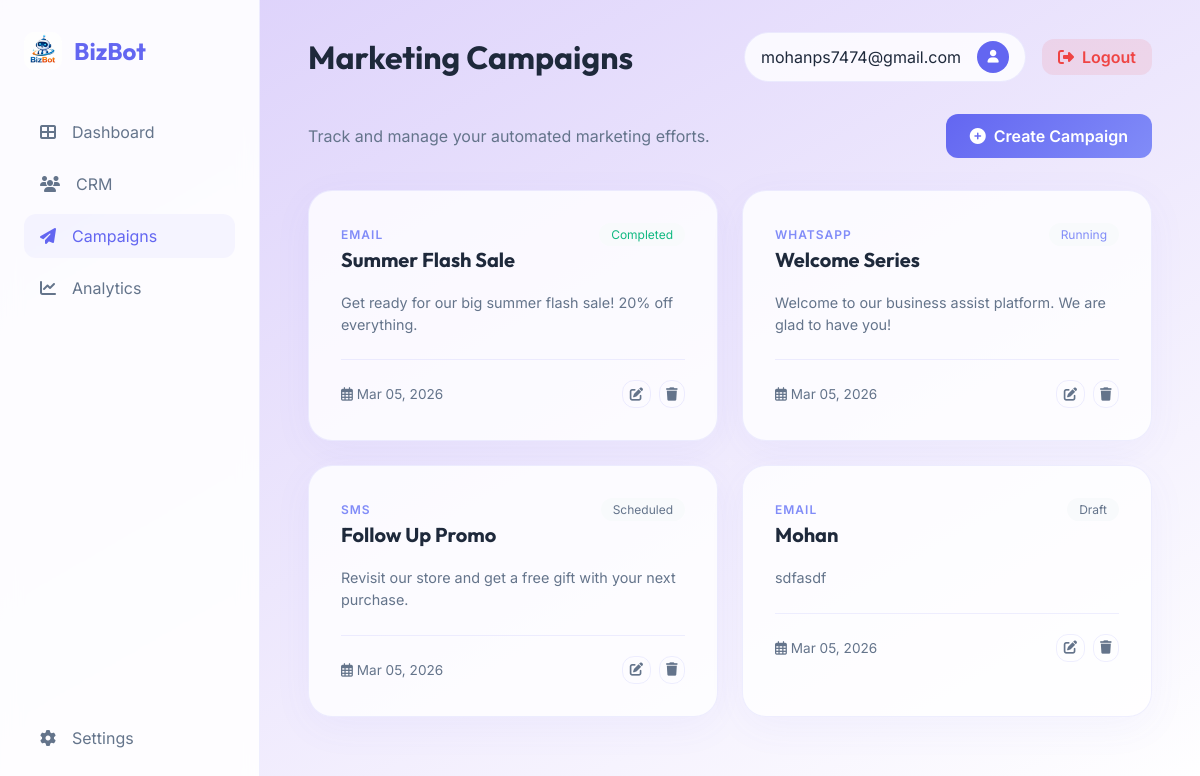
/campaigns/ (signed in), run on the app's committed database.
### campaigns/models.py (models this page shows, shortened)
class Campaign(models.Model):
    CHANNEL_CHOICES = [
        ('EMAIL', 'Email'),
        ('SMS', 'SMS'),
        ('WHATSAPP', 'WhatsApp'),
    ]
    STATUS_CHOICES = [
        ('DRAFT', 'Draft'),
        ('SCHEDULED', 'Scheduled'),
        ('RUNNING', 'Running'),
        ('COMPLETED', 'Completed'),
        ('FAILED', 'Failed'),
    ]
    name = models.CharField(max_length=200)
    channel = models.CharField(max_length=20, choices=CHANNEL_CHOICES)
    content = models.TextField(help_text="The message template or content")
    schedule_time = models.DateTimeField(null=True, blank=True)
    status = models.CharField(max_length=20, choices=STATUS_CHOICES, default='DRAFT')
    created_at = models.DateTimeField(auto_now_add=True)

### campaigns/views.py (the view)
# urls.py: path('', views.campaign_list, name='campaign_list'),
@login_required
def campaign_list(request):
    campaigns = Campaign.objects.all()
    return render(request, 'campaigns/campaign_list.html', {'campaigns': campaigns})

### templates/campaigns/campaign_list.html (shortened to what this page needs)
{% extends 'base.html' %}
{% block page_title %}Marketing Campaigns{% endblock %}
{% block content %}
<div class="fade-in">
    <div style="display: flex; justify-content: space-between; align-items: center; margin-bottom: 2rem;">
        <p style="color: var(--text-dim);">Track and manage your automated marketing efforts.</p>
        <a href="{% url 'campaign_create' %}" class="btn btn-primary">
            <i class="fas fa-plus-circle"></i> Create Campaign
        </a>
    </div>
    <div style="display: grid; grid-template-columns: repeat(auto-fit, minmax(320px, 1fr)); gap: 1.5rem;">
        {% for campaign in campaigns %}
        <div class="glass-card" style="position: relative; overflow: hidden;">
            <div
                style="display: flex; justify-content: space-between; align-items: flex-start; margin-bottom: 1.25rem;">
                <div>
                    <span
                        style="font-size: 0.75rem; color: var(--primary-light); font-weight: 600; text-transform: uppercase; letter-spacing: 1px;">
                        {{ campaign.get_channel_display }}
                    </span>
                    <h3 style="margin-top: 0.25rem; font-size: 1.25rem;">{{ campaign.name }}</h3>
                </div>
                <span
                    style="padding: 0.25rem 0.75rem; border-radius: 50px; font-size: 0.75rem; background: var(--bg-dark);
                    color: {% if campaign.status == 'COMPLETED' %}var(--accent){% elif campaign.status == 'RUNNING' %}var(--primary-light){% else %}var(--text-dim){% endif %};">
                    {{ campaign.get_status_display }}
                </span>
            </div>
            <p style="color: var(--text-dim); font-size: 0.9rem; line-height: 1.5; margin-bottom: 1.5rem;">
                {{ campaign.content|truncatechars:100 }}
            </p>
            <div
                style="display: flex; justify-content: space-between; align-items: center; padding-top: 1.25rem; border-top: 1px solid var(--glass-border);">
                <div style="font-size: 0.85rem; color: var(--text-dim);">
                    <i class="far fa-calendar-alt"></i> {{ campaign.created_at|date:"M d, Y" }}
                </div>
                <div style="display: flex; gap: 0.5rem;">
                    <button class="btn"
                        style="padding: 0.4rem; background: transparent; border: 1px solid var(--glass-border); color: var(--text-dim);">
                        <i class="fas fa-edit"></i>
                    </button>
                    <button class="btn"
                        style="padding: 0.4rem; background: transparent; border: 1px solid var(--glass-border); color: var(--text-dim);">
                        <i class="fas fa-trash"></i>
                    </button>
                </div>
            </div>
        </div>
        {% endfor %}
    </div>
</div>
{% endblock %}

### templates/base.html (shortened to what this page needs)
{% load static %}
<!DOCTYPE html>
<html lang="en">
<head>
    <link rel="stylesheet" href="https://cdnjs.cloudflare.com/ajax/libs/font-awesome/6.4.0/css/all.min.css">
    <link rel="stylesheet" href="{% static 'css/style.css' %}">
</head>
<body>
    <aside>
        <a href="/" class="brand">
            <img src="{% static 'img/logo.jpg' %}" alt="BizBot Logo" class="brand-logo">
            <span>BizBot</span>
        </a>
        <ul class="nav-links">
            <li class="nav-item">
                <a href="{% url 'dashboard' %}"
                    class="nav-link {% if request.resolver_match.url_name == 'dashboard' %}active{% endif %}">
                    <i class="fas fa-th-large"></i>
                    <span>Dashboard</span>
                </a>
            </li>
            <li class="nav-item">
                <a href="{% url 'contact_list' %}" class="nav-link {% if 'crm' in request.path %}active{% endif %}">
                    <i class="fas fa-users"></i>
                    <span>CRM</span>
                </a>
            </li>
            <li class="nav-item">
                <a href="{% url 'campaign_list' %}"
                    class="nav-link {% if 'campaigns' in request.path %}active{% endif %}">
                    <i class="fas fa-paper-plane"></i>
                    <span>Campaigns</span>
                </a>
            </li>
            <li class="nav-item">
                <a href="#" class="nav-link">
                    <i class="fas fa-chart-line"></i>
                    <span>Analytics</span>
                </a>
            </li>
        </ul>
        <div class="nav-item" style="margin-top: auto;">
            <a href="#" class="nav-link">
                <i class="fas fa-cog"></i>
                <span>Settings</span>
            </a>
        </div>
    </aside>
    <main>
        <header class="top-bar">
            <h1>{% block page_title %}Dashboard{% endblock %}</h1>
            <div style="display: flex; align-items: center; gap: 1rem;">
                <div class="user-profile">
                    <span>{{ user.username|default:"Business Owner" }}</span>
                    <div class="avatar">
                        <i class="fas fa-user"></i>
                    </div>
                </div>
                <a href="{% url 'handle_logout' %}" class="btn"
                    style="background: rgba(239, 68, 68, 0.1); color: #ef4444; padding: 0.5rem 1rem;">
                    <i class="fas fa-sign-out-alt"></i> Logout
                </a>
            </div>
        </header>
        {% block content %}{% endblock %}
    </main>
</body>
</html>

### static/css/style.css (style rules this page uses)
:root { --primary: #6366f1; --primary-light: #818cf8; --secondary: #ec4899; --bg-dark: #f8fafc; --bg-card: rgba(255, 255, 255, 0.8); --text-main: #1e293b; --text-dim: #64748b; --accent: #10b981; --glass-border: rgba(99, 102, 241, 0.1); }
* { margin: 0; padding: 0; box-sizing: border-box; }
body { font-family: 'Inter', sans-serif; background-color: var(--bg-dark); color: var(--text-main); background-image: linear-gradient(150deg, rgba(200, 179, 250, 0.607), white); background-repeat: no-repeat; background-attachment: fixed; min-height: 100vh; display: flex; overflow-x: hidden; }
h1, h2, h3, .brand, .form_container h1 { font-family: 'Outfit', sans-serif; }
aside { width: 260px; background: rgba(255, 255, 255, 0.9); backdrop-filter: blur(10px); border-right: 1px solid var(--glass-border); height: 100vh; position: fixed; left: 0; top: 0; z-index: 100; padding: 2rem 1.5rem; display: flex; flex-direction: column; }
.brand { font-size: 1.5rem; font-weight: 700; margin-bottom: 2.5rem; display: flex; align-items: center; gap: 0.75rem; color: var(--primary); text-decoration: none; }
.brand-logo { width: 38px; height: 38px; object-fit: contain; border-radius: 10px; }
.nav-links, .nav_links { list-style: none; flex-grow: 1; }
.nav-item { margin-bottom: 0.5rem; }
.nav-link, .nav_links a { display: flex; align-items: center; gap: 1rem; padding: 0.75rem 1rem; color: var(--text-dim); text-decoration: none; border-radius: 12px; transition: all 0.3s ease; }
.nav-link:hover, .nav-link.active, .nav_links a:hover { background: rgba(99, 102, 241, 0.05); color: var(--primary); }
main { flex-grow: 1; padding: 2rem 3rem; margin-left: 260px; max-width: calc(100% - 260px); }
.top-bar { display: flex; justify-content: space-between; align-items: center; margin-bottom: 2rem; }
.user-profile { display: flex; align-items: center; gap: 1rem; background: var(--bg-card); padding: 0.5rem 1rem; border-radius: 50px; border: 1px solid var(--glass-border); }
.avatar { width: 32px; height: 32px; border-radius: 50%; background: var(--primary); color: white; display: flex; align-items: center; justify-content: center; font-size: 0.8rem; }
.glass-card, .form_container { background: var(--bg-card); backdrop-filter: blur(12px); border: 1px solid var(--glass-border); border-radius: 24px; padding: 2rem; box-shadow: 0 10px 40px rgba(99, 102, 241, 0.05); }
.btn, .input_feilds button { padding: 0.75rem 1.5rem; border-radius: 12px; font-weight: 600; cursor: pointer; transition: all 0.3s ease; text-decoration: none; display: inline-flex; align-items: center; gap: 0.5rem; border: none; font-family: inherit; }
.btn-primary, .input_feilds button { background: linear-gradient(135deg, var(--primary), var(--primary-light)); color: white; }
.fade-in { animation: fadeIn 0.5s ease forwards; }

### data on the page
Campaign: channel "EMAIL", name "Summer Flash Sale", status "Completed", content "Get ready for our big summer flash sale! 20% off everything.", created_at "Mar 05, 2026"
Campaign: channel "WHATSAPP", name "Welcome Series", status "Running", content "Welcome to our business assist platform. We are glad to have you!", created_at "Mar 05, 2026"
Campaign: channel "SMS", name "Follow Up Promo", status "Scheduled", content "Revisit our store and get a free gift with your next purchase.", created_at "Mar 05, 2026"
Campaign: channel "EMAIL", name "Mohan", status "Draft", content "sdfasdf", created_at "Mar 05, 2026"

### other printed values
{{ user.username|default:"Business Owner" }} "mohanps7474@gmail.com"
